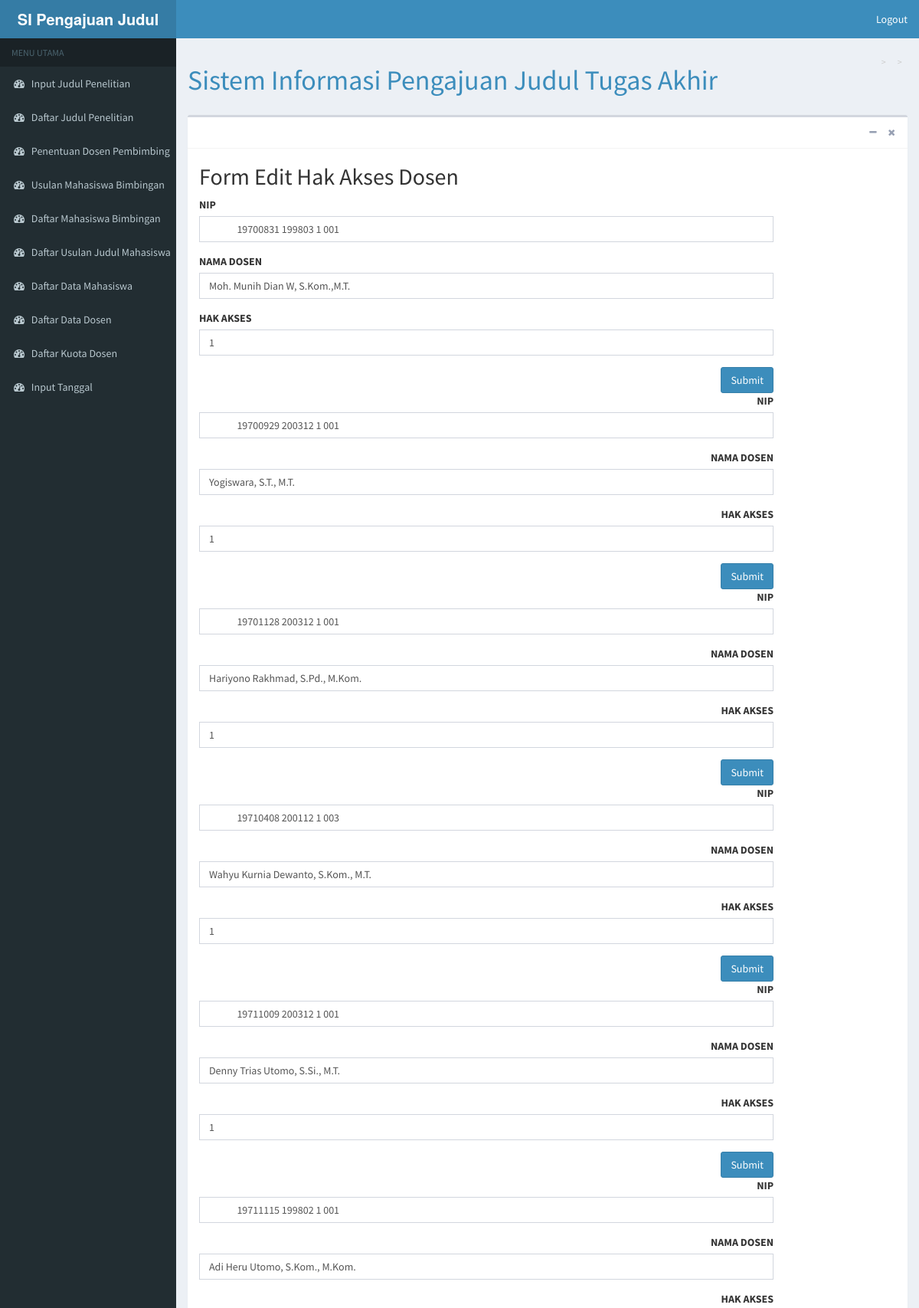
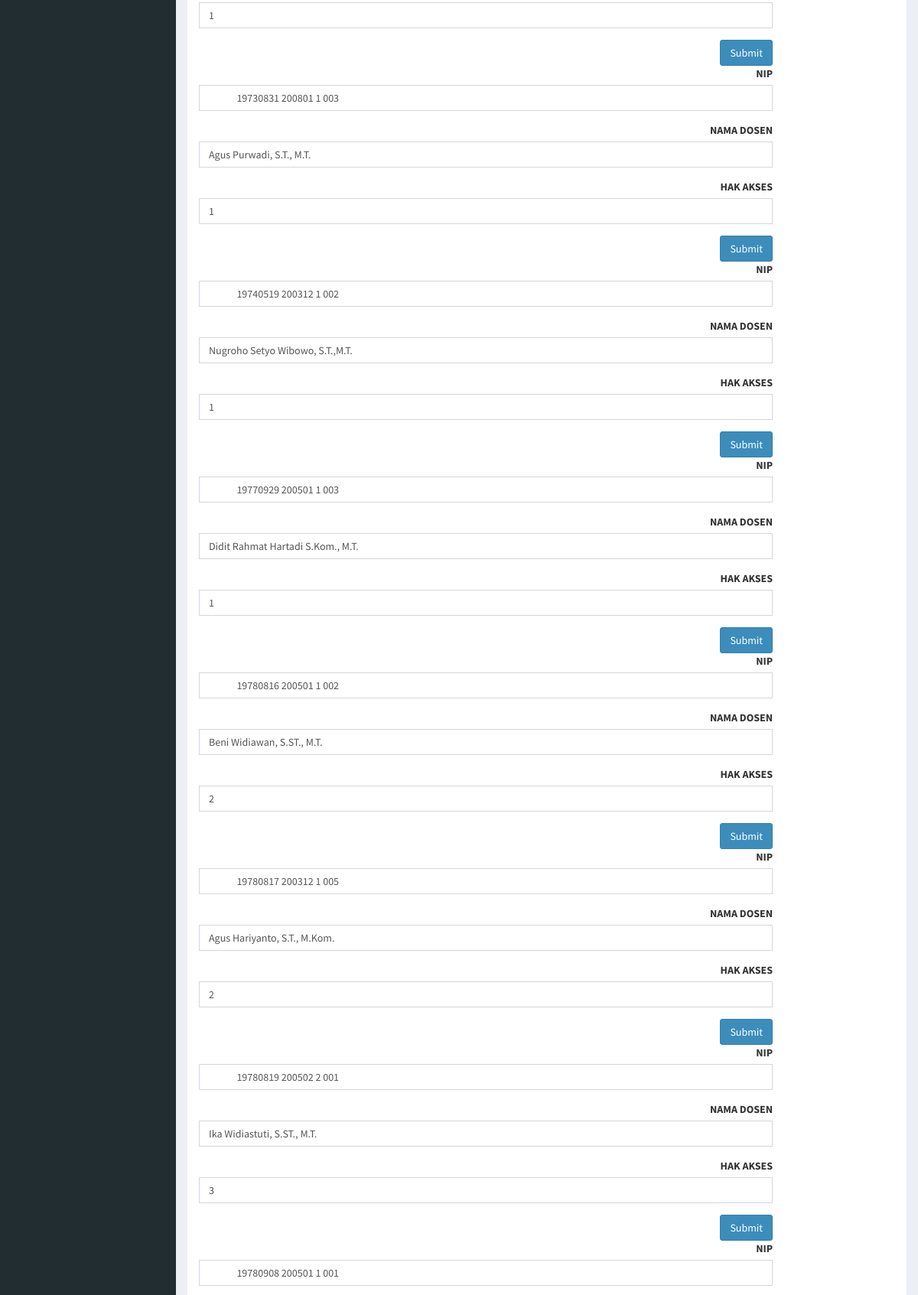
The page /index.php/kordinator/edit/19700831 199803 1 001 (upper part) on the database its author committed (2 pictures, top to bottom).
### tables this page shows
CREATE TABLE `data_dosen` (
  `nip` varchar(30) NOT NULL,
  `nama_dosen` char(100) NOT NULL,
  `hak_akses` enum('1','2','3') NOT NULL,
  `password` varchar(15) NOT NULL,
  `prodi` char(3) NOT NULL,
  `no_hp` varchar(50) NOT NULL
);

### application/controllers/Kordinator.php (called while the page is built, shortened)
<?php
class Kordinator extends CI_Controller {
	function __construct(){
		$this->load->helper(array('url'));
		$this->load->helper('form');
		$this->load->model('Kuotadosen_model');
		$this->load->model('logindosen_model');
		$this->load->model('koor_model');
		$this->load->model('Pengajuan_Model');
	}
	public function edit(){
		$this->load->view("kordinator/header");
		$this->load->model("Pengajuan_Model");
		$nip=$this->session->userdata('$nip');
		$data['inner1'] = $this->Pengajuan_Model->tampil_dsn($nip);
		$this->load->view('kordinator/kordinator_edit',$data);
		$this->load->view("kordinator/footer");
	}
}

### index.php (called while the page is built, shortened)
<?php
require_once BASEPATH.'core/CodeIgniter.php';

### application/models/Pengajuan_Model.php (called while the page is built, shortened)
<?php
class Pengajuan_Model extends CI_Model{
	function tampil_dsn(){
		$this->db->select('*');
	    $this->db->from('data_dosen');
	    $x = $this->db->get();
	    return $x->result();
	}
}

### application/views/kordinator/kordinator_edit.php (the view, shortened to what this page needs)
  <div class="content-wrapper">
    <section class="content-header">
      <h1>
        Sistem Informasi Pengajuan Judul Tugas Akhir
      </h1>
      <ol class="breadcrumb">
        <li><a href="#"></a></li>
        <li class="active"></li>
      </ol>
    </section>
  <div class="content">
 <div class="box">
        <div class="box-header with-border">
          <div class="box-tools pull-right">
            <button type="button" class="btn btn-box-tool" data-widget="collapse" data-toggle="tooltip" title="Collapse">
              <i class="fa fa-minus"></i></button>
            <button type="button" class="btn btn-box-tool" data-widget="remove" data-toggle="tooltip" title="Remove">
              <i class="fa fa-times"></i></button>
          </div>
        </div>
<section id="about">
      <div class="container">
        <div class="row">
          <div class="col-lg-8 mx-auto">
            <form action="<?php echo base_url('kordinator/edit_simpan') ?>" method="post">
              <div class="card">
              <div class="card-header">
                <h2>Form Edit Hak Akses Dosen</h2>
              </div>
              <div class="card-body p-4">
        <table class="table table-bordered "  style="background-color:white; width: 100%;">
<?php
foreach ($inner1 as $u)
{
        ?>
           <div class="form-group">
            <label for="NIP">NIP</label>
              <input type="text" name="nip"  class="form-control" value="
             <?php echo $u->nip ?>" >
            </div>
           <div class="form-group">
            <label for="NAMA DOSEN">NAMA DOSEN</label>
            <input type="text" name="nama_dosen"  class="form-control" value="<?php echo
            $u->nama_dosen?>">
          </div>
         <div class="form-group">
            <label for="HAK AKSES">HAK AKSES</label>
              <input type="text" name="hak_akses" class="form-control" value="<?php echo $u->hak_akses ?>">
          </div>
              </div>
              <div class="card-footer text-right">
                <button type="submit" class="btn btn-primary" name="submit">Submit</button>
                    <?php
    }
?>
</div>
              </div>
            </div>
          </div>
        </div>
      </div>
  </div>
      </div>
  </div>

### rows shown on the page
data_dosen: nip "19700831 199803 1 001", nama_dosen "Moh. Munih Dian W, S.Kom.,M.T.", hak_akses "1"
data_dosen: nip "19700929 200312 1 001", nama_dosen "Yogiswara, S.T., M.T.", hak_akses "1"
data_dosen: nip "19701128 200312 1 001", nama_dosen "Hariyono Rakhmad, S.Pd., M.Kom.", hak_akses "1"
data_dosen: nip "19710408 200112 1 003", nama_dosen "Wahyu Kurnia Dewanto, S.Kom., M.T.", hak_akses "1"
data_dosen: nip "19711009 200312 1 001", nama_dosen "Denny Trias Utomo, S.Si., M.T.", hak_akses "1"
data_dosen: nip "19711115 199802 1 001", nama_dosen "Adi Heru Utomo, S.Kom., M.Kom.", hak_akses "1"
data_dosen: nip "19730831 200801 1 003", nama_dosen "Agus Purwadi, S.T., M.T.", hak_akses "1"
data_dosen: nip "19740519 200312 1 002", nama_dosen "Nugroho Setyo Wibowo, S.T.,M.T.", hak_akses "1"
data_dosen: nip "19770929 200501 1 003", nama_dosen "Didit Rahmat Hartadi S.Kom., M.T.", hak_akses "1"
data_dosen: nip "19780816 200501 1 002", nama_dosen "Beni Widiawan, S.ST., M.T.", hak_akses "2"
data_dosen: nip "19780817 200312 1 005", nama_dosen "Agus Hariyanto, S.T., M.Kom.", hak_akses "2"
data_dosen: nip "19780819 200502 2 001", nama_dosen "Ika Widiastuti, S.ST., M.T.", hak_akses "3"
data_dosen: nip "19780908 200501 1 001"
